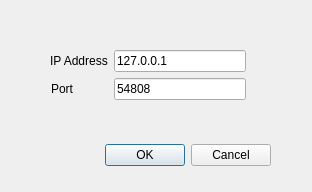
<?xml version="1.0" encoding="UTF-8"?>
<ui version="4.0">
 <class>LoginDialog</class>
 <widget class="QDialog" name="LoginDialog">
  <property name="geometry">
   <rect>
    <x>0</x>
    <y>0</y>
    <width>312</width>
    <height>192</height>
   </rect>
  </property>
  <property name="sizePolicy">
   <sizepolicy hsizetype="Fixed" vsizetype="Fixed">
    <horstretch>0</horstretch>
    <verstretch>0</verstretch>
   </sizepolicy>
  </property>
  <property name="windowTitle">
   <string>Dialog</string>
  </property>
  <widget class="QDialogButtonBox" name="buttonBox">
   <property name="geometry">
    <rect>
     <x>60</x>
     <y>140</y>
     <width>211</width>
     <height>31</height>
    </rect>
   </property>
   <property name="orientation">
    <enum>Qt::Horizontal</enum>
   </property>
   <property name="standardButtons">
    <set>QDialogButtonBox::Cancel|QDialogButtonBox::Ok</set>
   </property>
  </widget>
  <widget class="QWidget" name="formLayoutWidget">
   <property name="geometry">
    <rect>
     <x>50</x>
     <y>50</y>
     <width>196</width>
     <height>60</height>
    </rect>
   </property>
   <layout class="QFormLayout" name="formLayout">
    <item row="1" column="0">
     <widget class="QLabel" name="label">
      <property name="text">
       <string>IP Address</string>
      </property>
     </widget>
    </item>
    <item row="1" column="1">
     <widget class="QLineEdit" name="ip_input">
      <property name="text">
       <string>127.0.0.1</string>
      </property>
     </widget>
    </item>
    <item row="2" column="0">
     <widget class="QLabel" name="label_2">
      <property name="sizePolicy">
       <sizepolicy hsizetype="Preferred" vsizetype="Preferred">
        <horstretch>0</horstretch>
        <verstretch>0</verstretch>
       </sizepolicy>
      </property>
      <property name="text">
       <string>Port</string>
      </property>
      <property name="alignment">
       <set>Qt::AlignRight|Qt::AlignTrailing|Qt::AlignVCenter</set>
      </property>
     </widget>
    </item>
    <item row="2" column="1">
     <widget class="QLineEdit" name="port_input">
      <property name="text">
       <string>54808</string>
      </property>
     </widget>
    </item>
   </layout>
  </widget>
 </widget>
 <resources/>
 <connections>
  <connection>
   <sender>buttonBox</sender>
   <signal>accepted()</signal>
   <receiver>LoginDialog</receiver>
   <slot>accept()</slot>
   <hints>
    <hint type="sourcelabel">
     <x>248</x>
     <y>254</y>
    </hint>
    <hint type="destinationlabel">
     <x>157</x>
     <y>274</y>
    </hint>
   </hints>
  </connection>
  <connection>
   <sender>buttonBox</sender>
   <signal>rejected()</signal>
   <receiver>LoginDialog</receiver>
   <slot>reject()</slot>
   <hints>
    <hint type="sourcelabel">
     <x>316</x>
     <y>260</y>
    </hint>
    <hint type="destinationlabel">
     <x>286</x>
     <y>274</y>
    </hint>
   </hints>
  </connection>
 </connections>
</ui>
